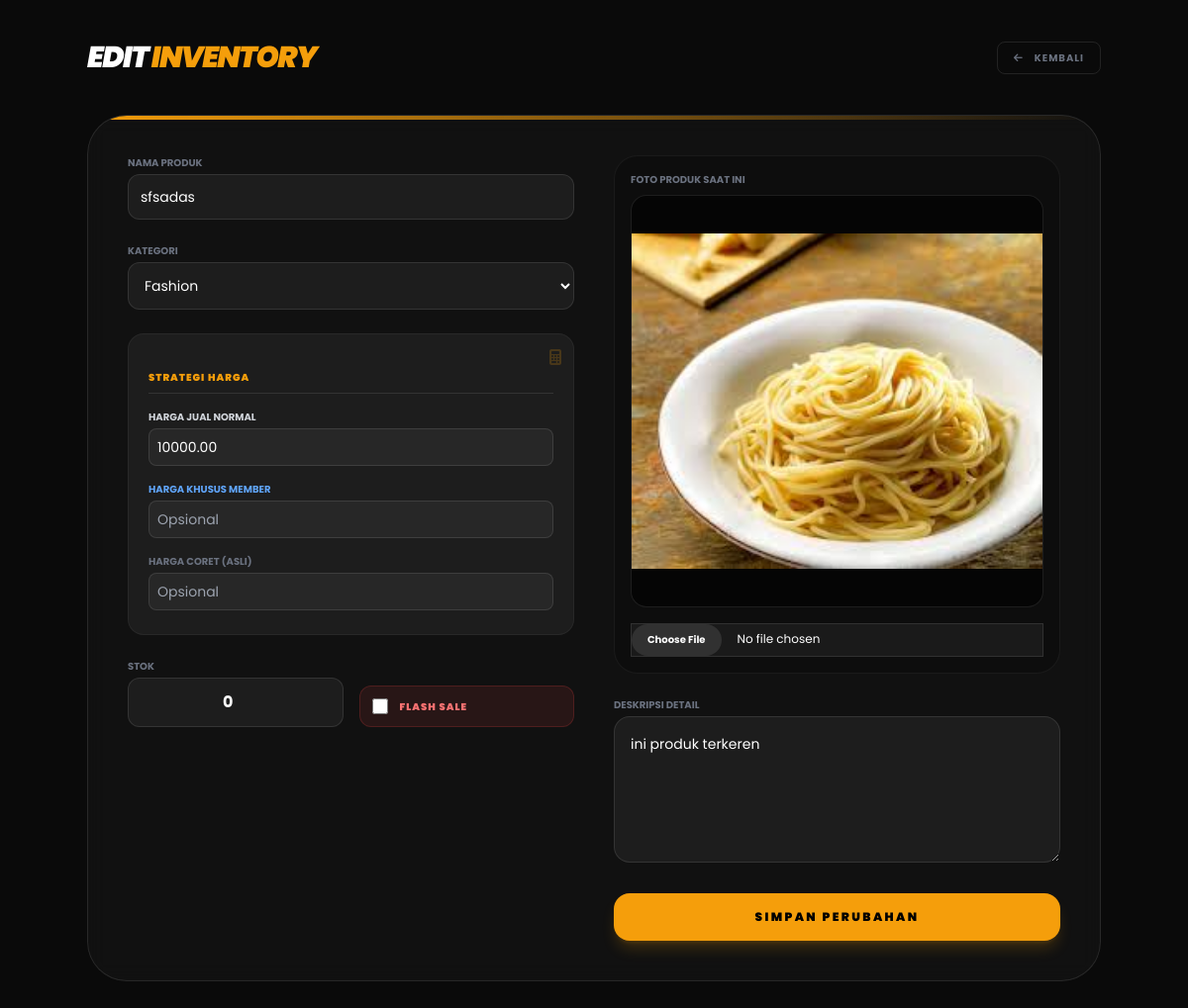
The page /products_edit.php?id=9 (signed in) on the database as committed earlier.
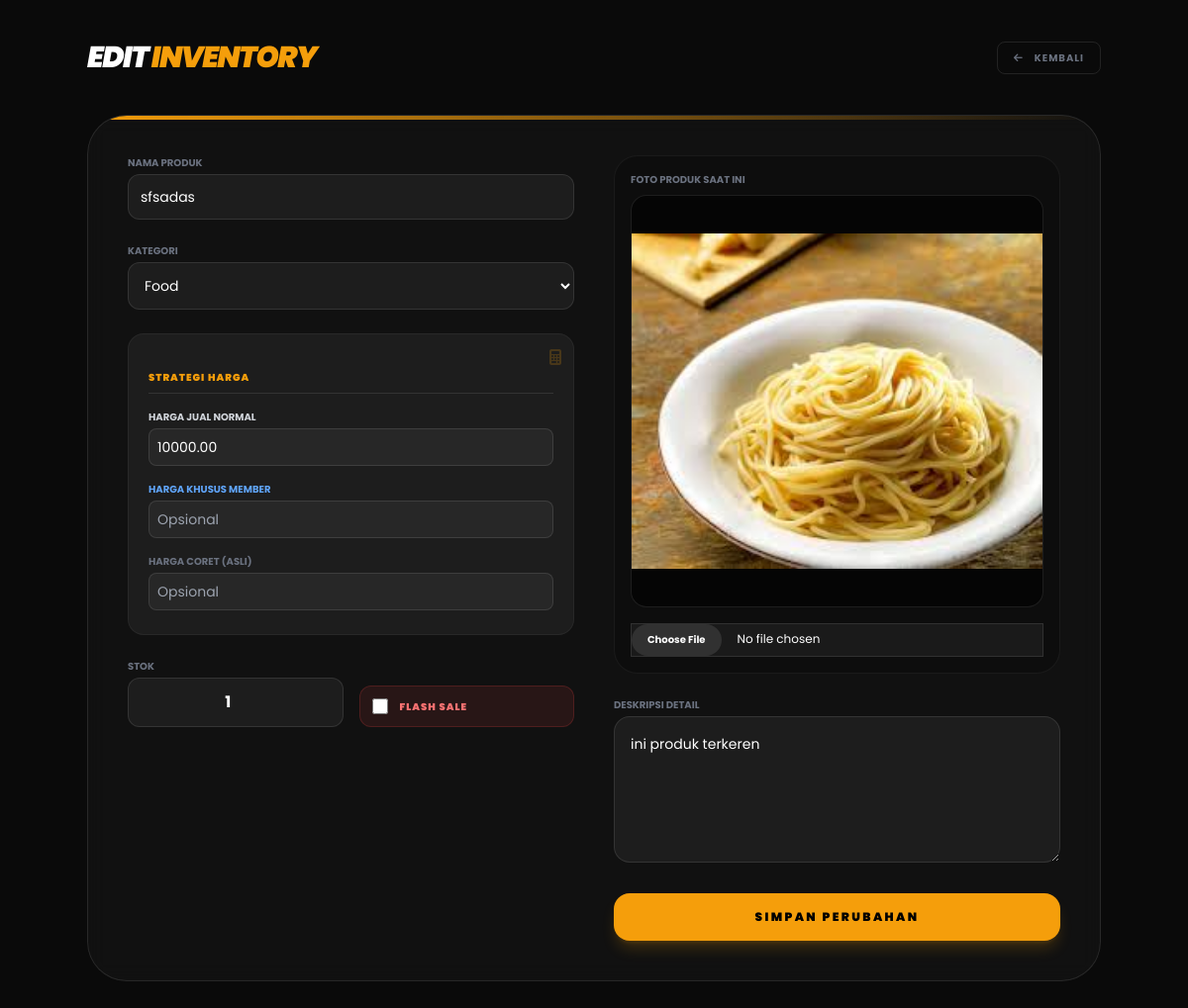
The same page on the database as committed later.
### tables this page shows
CREATE TABLE `products` (
  `id` int(11) NOT NULL,
  `title` varchar(200) NOT NULL,
  `category` enum('Fashion','Food','Aksesoris','Other') DEFAULT 'Other',
  `description` text DEFAULT NULL,
  `price` decimal(12,2) DEFAULT 0.00,
  `member_price` decimal(15,2) DEFAULT NULL,
  `original_price` decimal(10,2) DEFAULT NULL,
  `image` varchar(255) DEFAULT NULL,
  `created_at` timestamp NOT NULL DEFAULT current_timestamp(),
  `stock` int(11) NOT NULL DEFAULT 0,
  `is_flash_sale` tinyint(1) DEFAULT 0,
  `flash_sale_end` datetime DEFAULT NULL,
  `rating` float NOT NULL DEFAULT 0,
  `rating_count` int(11) NOT NULL DEFAULT 0
);

### products_edit.php (the view, shortened to what the changed rows need)
<?php
include './config/db.php';
$id = intval($_GET['id'] ?? 0);
$res = $conn->query("SELECT * FROM products WHERE id=$id");
$product = $res->fetch_assoc();
?>
<!DOCTYPE html>
<html lang="id">
<head>
    <script src="https://cdn.tailwindcss.com"></script>
    <link href="https://cdnjs.cloudflare.com/ajax/libs/font-awesome/6.5.1/css/all.min.css" rel="stylesheet">
</head>
<body class="p-5 md:p-10">
    <div class="max-w-5xl mx-auto">
        <div class="flex justify-between items-center mb-10">
            <h1 class="text-3xl font-black uppercase italic tracking-tighter text-white">
                Edit <span class="text-amber-500">Inventory</span>
            </h1>
        </div>
        <div class="glass p-8 md:p-10 rounded-[40px] relative overflow-hidden">
            <form method="POST" enctype="multipart/form-data" class="grid grid-cols-1 lg:grid-cols-2 gap-10">
                <div class="space-y-6">
                    <div>
                        <label class="text-[10px] uppercase text-gray-500 font-bold mb-1 block">Nama Produk</label>
                        <input type="text" name="title" value="<?= htmlspecialchars($product['title']) ?>" class="w-full p-3 rounded-xl outline-none text-sm">
                    </div>
                    <div>
                        <label class="text-[10px] uppercase text-gray-500 font-bold mb-1 block">Kategori</label>
                        <select name="category" class="w-full p-3 rounded-xl outline-none text-sm cursor-pointer">
                            <option value="Fashion" <?= $product['category'] == 'Fashion' ? 'selected' : '' ?>>Fashion</option>
                            <option value="Food" <?= $product['category'] == 'Food' ? 'selected' : '' ?>>Food</option>
                        </select>
                    </div>
                    <div class="p-5 rounded-2xl bg-white/5 border border-white/5 space-y-4 relative group hover:border-amber-500/30 transition">
                        <div>
                            <label class="text-[10px] uppercase text-gray-300 font-bold mb-1 block">Harga Jual Normal</label>
                            <input type="number" id="inp_price" name="price" value="<?= $product['price'] ?>" class="w-full p-2 rounded-lg text-sm bg-black/20">
                        </div>
                    </div>
                    <div class="grid grid-cols-2 gap-4 items-center">
                        <div>
                            <label class="text-[10px] uppercase text-gray-500 font-bold mb-1 block">Stok</label>
                            <input type="number" name="stock" value="<?= $product['stock'] ?>" class="w-full p-3 rounded-xl outline-none text-center font-bold">
                        </div>
                        <div class="h-full flex items-end">
                            <label class="flex items-center gap-3 p-3 w-full bg-red-500/10 border border-red-500/20 rounded-xl cursor-pointer hover:bg-red-500/20 transition">
                                <input type="checkbox" name="is_flash_sale" value="1" class="w-4 h-4 accent-red-500" <?= $product['is_flash_sale'] ? 'checked' : '' ?>>
                                <span class="text-[10px] uppercase text-red-400 font-black tracking-widest">Flash Sale</span>
                            </label>
                        </div>
                    </div>
                </div>
                <div class="space-y-6">
                    <div class="bg-black/20 p-4 rounded-3xl border border-white/5">
                        <div class="aspect-square rounded-2xl overflow-hidden mb-4 border border-white/10 bg-[#050505]">
                            <img src="<?= $product['image'] ?>" class="w-full h-full object-contain">
                        </div>
                    </div>
                    <div>
                        <label class="text-[10px] uppercase text-gray-500 font-bold mb-1 block">Deskripsi Detail</label>
                        <textarea name="description" rows="5" class="w-full p-4 rounded-2xl outline-none text-sm leading-relaxed"><?= htmlspecialchars($product['description']) ?></textarea>
                    </div>
                </div>
            </form>
        </div>
    </div>
</body>
</html>

Rows that differ between the two databases and show on the page:
changed products "sfsadas": category "Fashion" → "Food"; stock "0" → "1"
